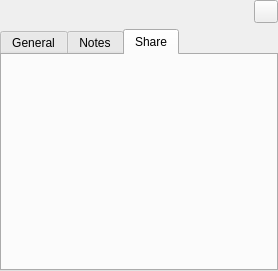
<?xml version="1.0" encoding="UTF-8"?>
<ui version="4.0">
 <class>DetailsWidget</class>
 <widget class="QWidget" name="DetailsWidget">
  <property name="geometry">
   <rect>
    <x>0</x>
    <y>0</y>
    <width>278</width>
    <height>271</height>
   </rect>
  </property>
  <layout class="QVBoxLayout" name="verticalLayout_7">
   <property name="spacing">
    <number>0</number>
   </property>
   <property name="leftMargin">
    <number>0</number>
   </property>
   <property name="topMargin">
    <number>0</number>
   </property>
   <property name="rightMargin">
    <number>0</number>
   </property>
   <property name="bottomMargin">
    <number>0</number>
   </property>
   <item>
    <widget class="QStackedWidget" name="stackedWidget">
     <property name="currentIndex">
      <number>1</number>
     </property>
     <widget class="QWidget" name="pageEntry">
      <layout class="QVBoxLayout" name="verticalLayout_3">
       <property name="leftMargin">
        <number>0</number>
       </property>
       <property name="topMargin">
        <number>0</number>
       </property>
       <property name="rightMargin">
        <number>0</number>
       </property>
       <property name="bottomMargin">
        <number>0</number>
       </property>
       <item>
        <layout class="QHBoxLayout" name="entryHorizontalLayout" stretch="0,0,0,0,0,0">
         <property name="sizeConstraint">
          <enum>QLayout::SetDefaultConstraint</enum>
         </property>
         <property name="leftMargin">
          <number>9</number>
         </property>
         <item>
          <widget class="QLabel" name="entryIcon">
           <property name="sizePolicy">
            <sizepolicy hsizetype="Minimum" vsizetype="Preferred">
             <horstretch>0</horstretch>
             <verstretch>0</verstretch>
            </sizepolicy>
           </property>
           <property name="text">
            <string/>
           </property>
          </widget>
         </item>
         <item>
          <widget class="ElidedLabel" name="entryTitleLabel">
           <property name="sizePolicy">
            <sizepolicy hsizetype="Expanding" vsizetype="Preferred">
             <horstretch>0</horstretch>
             <verstretch>0</verstretch>
            </sizepolicy>
           </property>
           <property name="font">
            <font>
             <pointsize>12</pointsize>
            </font>
           </property>
           <property name="textFormat">
            <enum>Qt::AutoText</enum>
           </property>
          </widget>
         </item>
         <item>
          <spacer name="entryHorizontalSpacer">
           <property name="orientation">
            <enum>Qt::Horizontal</enum>
           </property>
           <property name="sizeHint" stdset="0">
            <size>
             <width>40</width>
             <height>20</height>
            </size>
           </property>
          </spacer>
         </item>
         <item>
          <widget class="QWidget" name="entryTotpWidget" native="true">
           <layout class="QGridLayout" name="gridLayout_3">
            <property name="leftMargin">
             <number>0</number>
            </property>
            <property name="topMargin">
             <number>0</number>
            </property>
            <property name="bottomMargin">
             <number>0</number>
            </property>
            <item row="0" column="0">
             <widget class="QLabel" name="entryTotpLabel">
              <property name="font">
               <font>
                <pointsize>10</pointsize>
                <weight>75</weight>
                <bold>true</bold>
               </font>
              </property>
              <property name="text">
               <string/>
              </property>
             </widget>
            </item>
           </layout>
          </widget>
         </item>
         <item>
          <widget class="QToolButton" name="entryTotpButton">
           <property name="toolTip">
            <string>Generate TOTP Token</string>
           </property>
           <property name="text">
            <string/>
           </property>
           <property name="checkable">
            <bool>true</bool>
           </property>
          </widget>
         </item>
         <item>
          <widget class="QToolButton" name="entryCloseButton">
           <property name="toolTip">
            <string>Close</string>
           </property>
           <property name="text">
            <string/>
           </property>
           <property name="checkable">
            <bool>true</bool>
           </property>
          </widget>
         </item>
        </layout>
       </item>
       <item>
        <widget class="QTabWidget" name="entryTabWidget">
         <property name="currentIndex">
          <number>0</number>
         </property>
         <property name="documentMode">
          <bool>false</bool>
         </property>
         <property name="tabsClosable">
          <bool>false</bool>
         </property>
         <property name="movable">
          <bool>false</bool>
         </property>
         <widget class="QWidget" name="entryGeneralTab">
          <attribute name="title">
           <string>General</string>
          </attribute>
          <layout class="QVBoxLayout" name="verticalLayout_5">
           <item>
            <widget class="QWidget" name="entryGeneralWidget" native="true">
             <layout class="QGridLayout" name="gridLayout" rowstretch="0,0,0,0,0" columnstretch="0,0,0">
              <property name="leftMargin">
               <number>0</number>
              </property>
              <property name="topMargin">
               <number>0</number>
              </property>
              <property name="rightMargin">
               <number>0</number>
              </property>
              <property name="bottomMargin">
               <number>0</number>
              </property>
              <item row="1" column="2">
               <widget class="ElidedLabel" name="entryPasswordLabel">
                <property name="sizePolicy">
                 <sizepolicy hsizetype="Expanding" vsizetype="Preferred">
                  <horstretch>0</horstretch>
                  <verstretch>0</verstretch>
                 </sizepolicy>
                </property>
                <property name="minimumSize">
                 <size>
                  <width>100</width>
                  <height>0</height>
                 </size>
                </property>
               </widget>
              </item>
              <item row="2" column="2">
               <widget class="ElidedLabel" name="entryUrlLabel">
                <property name="sizePolicy">
                 <sizepolicy hsizetype="Expanding" vsizetype="Preferred">
                  <horstretch>0</horstretch>
                  <verstretch>0</verstretch>
                 </sizepolicy>
                </property>
                <property name="minimumSize">
                 <size>
                  <width>100</width>
                  <height>0</height>
                 </size>
                </property>
                <property name="cursor">
                 <cursorShape>PointingHandCursor</cursorShape>
                </property>
                <property name="text">
                 <string/>
                </property>
               </widget>
              </item>
              <item row="0" column="2">
               <widget class="QLabel" name="entryUsernameLabel">
                <property name="sizePolicy">
                 <sizepolicy hsizetype="Expanding" vsizetype="Preferred">
                  <horstretch>0</horstretch>
                  <verstretch>0</verstretch>
                 </sizepolicy>
                </property>
                <property name="minimumSize">
                 <size>
                  <width>100</width>
                  <height>0</height>
                 </size>
                </property>
                <property name="textInteractionFlags">
                 <set>Qt::LinksAccessibleByMouse|Qt::TextSelectableByMouse</set>
                </property>
               </widget>
              </item>
              <item row="0" column="1">
               <widget class="QLabel" name="entryUsernameTitleLabel">
                <property name="sizePolicy">
                 <sizepolicy hsizetype="Minimum" vsizetype="Preferred">
                  <horstretch>0</horstretch>
                  <verstretch>0</verstretch>
                 </sizepolicy>
                </property>
                <property name="font">
                 <font>
                  <weight>75</weight>
                  <bold>true</bold>
                 </font>
                </property>
                <property name="layoutDirection">
                 <enum>Qt::LeftToRight</enum>
                </property>
                <property name="text">
                 <string>Username</string>
                </property>
                <property name="alignment">
                 <set>Qt::AlignRight|Qt::AlignTrailing|Qt::AlignVCenter</set>
                </property>
               </widget>
              </item>
              <item row="3" column="1">
               <widget class="QLabel" name="entryExpirationTitleLabel">
                <property name="sizePolicy">
                 <sizepolicy hsizetype="Minimum" vsizetype="Preferred">
                  <horstretch>0</horstretch>
                  <verstretch>0</verstretch>
                 </sizepolicy>
                </property>
                <property name="font">
                 <font>
                  <weight>75</weight>
                  <bold>true</bold>
                 </font>
                </property>
                <property name="text">
                 <string>Expiration</string>
                </property>
                <property name="alignment">
                 <set>Qt::AlignRight|Qt::AlignTrailing|Qt::AlignVCenter</set>
                </property>
               </widget>
              </item>
              <item row="1" column="2">
               <widget class="ElidedLabel" name="entryPasswordLabel">
                <property name="minimumSize">
                 <size>
                  <width>100</width>
                  <height>0</height>
                 </size>
                </property>
               </widget>
              </item>
              <item row="2" column="1">
               <widget class="QLabel" name="entryUrlTitleLabel">
                <property name="sizePolicy">
                 <sizepolicy hsizetype="Minimum" vsizetype="Preferred">
                  <horstretch>0</horstretch>
                  <verstretch>0</verstretch>
                 </sizepolicy>
                </property>
                <property name="font">
                 <font>
                  <weight>75</weight>
                  <bold>true</bold>
                 </font>
                </property>
                <property name="text">
                 <string>URL</string>
                </property>
                <property name="alignment">
                 <set>Qt::AlignRight|Qt::AlignTrailing|Qt::AlignVCenter</set>
                </property>
               </widget>
              </item>
              <item row="2" column="2">
               <widget class="ElidedLabel" name="entryUrlLabel">
                <property name="minimumSize">
                 <size>
                  <width>100</width>
                  <height>0</height>
                 </size>
                </property>
                <property name="cursor">
                 <cursorShape>PointingHandCursor</cursorShape>
                </property>
                <property name="text">
                 <string/>
                </property>
               </widget>
              </item>
              <item row="3" column="1">
               <widget class="QLabel" name="entryExpirationTitleLabel">
                <property name="sizePolicy">
                 <sizepolicy hsizetype="Minimum" vsizetype="Preferred">
                  <horstretch>0</horstretch>
                  <verstretch>0</verstretch>
                 </sizepolicy>
                </property>
                <property name="font">
                 <font>
                  <weight>75</weight>
                  <bold>true</bold>
                 </font>
                </property>
                <property name="text">
                 <string>Expiration</string>
                </property>
                <property name="alignment">
                 <set>Qt::AlignRight|Qt::AlignTrailing|Qt::AlignVCenter</set>
                </property>
               </widget>
              </item>
              <item row="3" column="2">
               <widget class="QLabel" name="entryExpirationLabel">
                <property name="sizePolicy">
                 <sizepolicy hsizetype="Expanding" vsizetype="Preferred">
                  <horstretch>0</horstretch>
                  <verstretch>0</verstretch>
                 </sizepolicy>
                </property>
               </widget>
              </item>
              <item row="4" column="2">
               <spacer name="entryBottomVerticalSpacer">
                <property name="orientation">
                 <enum>Qt::Vertical</enum>
                </property>
                <property name="sizeHint" stdset="0">
                 <size>
                  <width>20</width>
                  <height>10</height>
                 </size>
                </property>
               </spacer>
              </item>
             </layout>
            </widget>
           </item>
          </layout>
         </widget>
         <widget class="QWidget" name="entryAttributesTab">
          <attribute name="title">
           <string>Attributes</string>
          </attribute>
          <layout class="QVBoxLayout" name="verticalLayout">
           <item>
            <widget class="QTextEdit" name="entryAttributesEdit">
             <property name="focusPolicy">
              <enum>Qt::ClickFocus</enum>
             </property>
             <property name="readOnly">
              <bool>true</bool>
             </property>
            </widget>
           </item>
          </layout>
         </widget>
         <widget class="QWidget" name="entryAttachmentsTab">
          <attribute name="title">
           <string>Attachments</string>
          </attribute>
          <layout class="QVBoxLayout" name="verticalLayout_6">
           <item>
            <widget class="EntryAttachmentsWidget" name="entryAttachmentsWidget" native="true"/>
           </item>
          </layout>
         </widget>
         <widget class="QWidget" name="entryNotesTab">
          <attribute name="title">
           <string>Notes</string>
          </attribute>
          <layout class="QVBoxLayout" name="verticalLayout_2">
           <item>
            <widget class="QTextEdit" name="entryNotesEdit">
             <property name="focusPolicy">
              <enum>Qt::ClickFocus</enum>
             </property>
             <property name="readOnly">
              <bool>true</bool>
             </property>
            </widget>
           </item>
          </layout>
         </widget>
         <widget class="QWidget" name="entryAutotypeTab">
          <attribute name="title">
           <string>Autotype</string>
          </attribute>
          <layout class="QVBoxLayout" name="verticalLayout_4">
           <item>
            <widget class="QTreeWidget" name="entryAutotypeTree">
             <property name="frameShadow">
              <enum>QFrame::Sunken</enum>
             </property>
             <property name="showDropIndicator" stdset="0">
              <bool>true</bool>
             </property>
             <property name="rootIsDecorated">
              <bool>true</bool>
             </property>
             <property name="wordWrap">
              <bool>false</bool>
             </property>
             <property name="columnCount">
              <number>2</number>
             </property>
             <attribute name="headerCascadingSectionResizes">
              <bool>false</bool>
             </attribute>
             <attribute name="headerDefaultSectionSize">
              <number>250</number>
             </attribute>
             <attribute name="headerMinimumSectionSize">
              <number>50</number>
             </attribute>
             <attribute name="headerStretchLastSection">
              <bool>true</bool>
             </attribute>
             <column>
              <property name="text">
               <string>Window</string>
              </property>
             </column>
             <column>
              <property name="text">
               <string>Sequence</string>
              </property>
             </column>
            </widget>
           </item>
          </layout>
         </widget>
        </widget>
       </item>
      </layout>
     </widget>
     <widget class="QWidget" name="pageGroup">
      <layout class="QVBoxLayout" name="verticalLayout_13">
       <property name="leftMargin">
        <number>0</number>
       </property>
       <property name="topMargin">
        <number>0</number>
       </property>
       <property name="rightMargin">
        <number>0</number>
       </property>
       <property name="bottomMargin">
        <number>0</number>
       </property>
       <item>
        <layout class="QHBoxLayout" name="groupHorizontalLayout" stretch="0,0,0,0">
         <property name="sizeConstraint">
          <enum>QLayout::SetDefaultConstraint</enum>
         </property>
         <property name="leftMargin">
          <number>9</number>
         </property>
         <item>
          <widget class="QLabel" name="groupIcon">
           <property name="sizePolicy">
            <sizepolicy hsizetype="Minimum" vsizetype="Preferred">
             <horstretch>0</horstretch>
             <verstretch>0</verstretch>
            </sizepolicy>
           </property>
           <property name="text">
            <string/>
           </property>
          </widget>
         </item>
         <item>
          <widget class="ElidedLabel" name="groupTitleLabel">
           <property name="sizePolicy">
            <sizepolicy hsizetype="Expanding" vsizetype="Preferred">
             <horstretch>0</horstretch>
             <verstretch>0</verstretch>
            </sizepolicy>
           </property>
           <property name="font">
            <font>
             <pointsize>12</pointsize>
            </font>
           </property>
           <property name="textFormat">
            <enum>Qt::AutoText</enum>
           </property>
          </widget>
         </item>
         <item>
          <spacer name="groupHorizontalSpacer">
           <property name="orientation">
            <enum>Qt::Horizontal</enum>
           </property>
           <property name="sizeHint" stdset="0">
            <size>
             <width>40</width>
             <height>20</height>
            </size>
           </property>
          </spacer>
         </item>
         <item>
          <widget class="QToolButton" name="groupCloseButton">
           <property name="toolTip">
            <string>Close</string>
           </property>
           <property name="text">
            <string/>
           </property>
           <property name="checkable">
            <bool>true</bool>
           </property>
          </widget>
         </item>
        </layout>
       </item>
       <item>
        <widget class="QTabWidget" name="groupTabWidget">
         <property name="currentIndex">
          <number>2</number>
         </property>
         <property name="documentMode">
          <bool>false</bool>
         </property>
         <property name="tabsClosable">
          <bool>false</bool>
         </property>
         <property name="movable">
          <bool>false</bool>
         </property>
         <widget class="QWidget" name="groupGeneralTab">
          <attribute name="title">
           <string>General</string>
          </attribute>
          <layout class="QVBoxLayout" name="verticalLayout_8">
           <item>
            <widget class="QWidget" name="groupGeneralWidget" native="true">
             <layout class="QGridLayout" name="gridLayout_2" columnstretch="0,0,0">
              <property name="leftMargin">
               <number>0</number>
              </property>
              <property name="topMargin">
               <number>0</number>
              </property>
              <property name="rightMargin">
               <number>0</number>
              </property>
              <property name="bottomMargin">
               <number>0</number>
              </property>
              <item row="2" column="2">
               <widget class="QLabel" name="groupExpirationLabel">
                <property name="sizePolicy">
                 <sizepolicy hsizetype="Expanding" vsizetype="Preferred">
                  <horstretch>0</horstretch>
                  <verstretch>0</verstretch>
                 </sizepolicy>
                </property>
               </widget>
              </item>
              <item row="2" column="1">
               <widget class="QLabel" name="groupExpirationTitleLabel">
                <property name="sizePolicy">
                 <sizepolicy hsizetype="Minimum" vsizetype="Preferred">
                  <horstretch>0</horstretch>
                  <verstretch>0</verstretch>
                 </sizepolicy>
                </property>
                <property name="font">
                 <font>
                  <weight>75</weight>
                  <bold>true</bold>
                 </font>
                </property>
                <property name="text">
                 <string>Expiration</string>
                </property>
                <property name="alignment">
                 <set>Qt::AlignRight|Qt::AlignTrailing|Qt::AlignVCenter</set>
                </property>
               </widget>
              </item>
              <item row="0" column="1">
               <widget class="QLabel" name="groupAutotypeTitleLabel">
                <property name="sizePolicy">
                 <sizepolicy hsizetype="Minimum" vsizetype="Preferred">
                  <horstretch>0</horstretch>
                  <verstretch>0</verstretch>
                 </sizepolicy>
                </property>
                <property name="font">
                 <font>
                  <weight>75</weight>
                  <bold>true</bold>
                 </font>
                </property>
                <property name="text">
                 <string>Autotype</string>
                </property>
                <property name="alignment">
                 <set>Qt::AlignRight|Qt::AlignTrailing|Qt::AlignVCenter</set>
                </property>
               </widget>
              </item>
              <item row="0" column="2">
               <widget class="QLabel" name="groupAutotypeLabel">
                <property name="sizePolicy">
                 <sizepolicy hsizetype="Expanding" vsizetype="Preferred">
                  <horstretch>0</horstretch>
                  <verstretch>0</verstretch>
                 </sizepolicy>
                </property>
               </widget>
              </item>
              <item row="1" column="2">
               <widget class="QLabel" name="groupSearchingLabel">
                <property name="sizePolicy">
                 <sizepolicy hsizetype="Expanding" vsizetype="Preferred">
                  <horstretch>0</horstretch>
                  <verstretch>0</verstretch>
                 </sizepolicy>
                </property>
               </widget>
              </item>
              <item row="0" column="0">
               <spacer name="groupLeftHorizontalSpacer">
                <property name="orientation">
                 <enum>Qt::Horizontal</enum>
                </property>
                <property name="sizeType">
                 <enum>QSizePolicy::Fixed</enum>
                </property>
                <property name="sizeHint" stdset="0">
                 <size>
                  <width>20</width>
                  <height>20</height>
                 </size>
                </property>
               </spacer>
              </item>
              <item row="1" column="1">
               <widget class="QLabel" name="groupSearchingTitleLabel">
                <property name="sizePolicy">
                 <sizepolicy hsizetype="Minimum" vsizetype="Preferred">
                  <horstretch>0</horstretch>
                  <verstretch>0</verstretch>
                 </sizepolicy>
                </property>
                <property name="font">
                 <font>
                  <weight>75</weight>
                  <bold>true</bold>
                 </font>
                </property>
                <property name="text">
                 <string>Searching</string>
                </property>
                <property name="alignment">
                 <set>Qt::AlignRight|Qt::AlignTrailing|Qt::AlignVCenter</set>
                </property>
               </widget>
              </item>
              <item row="3" column="2">
               <spacer name="groupBottomVerticalSpacer">
                <property name="orientation">
                 <enum>Qt::Vertical</enum>
                </property>
                <property name="sizeHint" stdset="0">
                 <size>
                  <width>20</width>
                  <height>10</height>
                 </size>
                </property>
               </spacer>
              </item>
             </layout>
            </widget>
           </item>
          </layout>
         </widget>
         <widget class="QWidget" name="groupNotesTab">
          <attribute name="title">
           <string>Notes</string>
          </attribute>
          <layout class="QVBoxLayout" name="verticalLayout_11">
           <item>
            <widget class="QTextEdit" name="groupNotesEdit">
             <property name="focusPolicy">
              <enum>Qt::ClickFocus</enum>
             </property>
             <property name="readOnly">
              <bool>true</bool>
             </property>
            </widget>
           </item>
          </layout>
         </widget>
         <widget class="QWidget" name="groupShareTab">
          <attribute name="title">
           <string>Share</string>
          </attribute>
          <layout class="QVBoxLayout" name="verticalLayout_12">
           <item>
            <widget class="QWidget" name="groupShareWidget" native="true">
             <layout class="QGridLayout" name="gridLayout_4">
              <property name="leftMargin">
               <number>0</number>
              </property>
              <property name="topMargin">
               <number>0</number>
              </property>
              <property name="rightMargin">
               <number>0</number>
              </property>
              <property name="bottomMargin">
               <number>0</number>
              </property>
              <item row="1" column="2">
               <widget class="QLabel" name="groupSharePathLabel">
                <property name="sizePolicy">
                 <sizepolicy hsizetype="Expanding" vsizetype="Preferred">
                  <horstretch>0</horstretch>
                  <verstretch>0</verstretch>
                 </sizepolicy>
                </property>
                <property name="text">
                 <string notr="true">&lt;path&gt;</string>
                </property>
               </widget>
              </item>
              <item row="1" column="1">
               <widget class="QLabel" name="groupShareTypeLabel">
                <property name="font">
                 <font>
                  <weight>75</weight>
                  <bold>true</bold>
                 </font>
                </property>
                <property name="text">
                 <string notr="true">&lt;type&gt;</string>
                </property>
                <property name="alignment">
                 <set>Qt::AlignRight|Qt::AlignTrailing|Qt::AlignVCenter</set>
                </property>
               </widget>
              </item>
              <item row="2" column="2">
               <spacer name="verticalSpacer">
                <property name="orientation">
                 <enum>Qt::Vertical</enum>
                </property>
                <property name="sizeHint" stdset="0">
                 <size>
                  <width>20</width>
                  <height>147</height>
                 </size>
                </property>
               </spacer>
              </item>
              <item row="1" column="0">
               <spacer name="horizontalSpacer">
                <property name="orientation">
                 <enum>Qt::Horizontal</enum>
                </property>
                <property name="sizeType">
                 <enum>QSizePolicy::Fixed</enum>
                </property>
                <property name="sizeHint" stdset="0">
                 <size>
                  <width>20</width>
                  <height>20</height>
                 </size>
                </property>
               </spacer>
              </item>
             </layout>
            </widget>
           </item>
          </layout>
         </widget>
        </widget>
       </item>
      </layout>
     </widget>
    </widget>
   </item>
  </layout>
  <action name="searchIcon">
   <property name="text">
    <string>Search</string>
   </property>
  </action>
  <action name="clearIcon">
   <property name="text">
    <string>Clear</string>
   </property>
  </action>
 </widget>
 <customwidgets>
  <customwidget>
   <class>EntryAttachmentsWidget</class>
   <extends>QWidget</extends>
   <header>gui/entry/EntryAttachmentsWidget.h</header>
   <container>1</container>
  </customwidget>
  <customwidget>
   <class>ElidedLabel</class>
   <extends>QLabel</extends>
   <header>gui/widgets/ElidedLabel.h</header>
  </customwidget>
 </customwidgets>
 <resources/>
 <connections/>
</ui>
